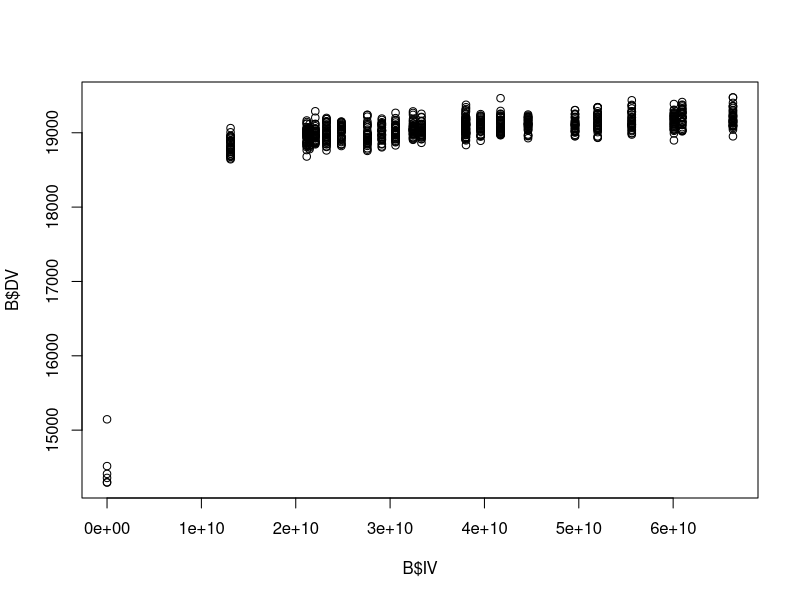

Here is the R script that generated this plot:
##########################################################################################
# Part A

# Read files
x = read.csv("A 1 1 .csv", header = T , na.string = "NULL")
y = read.csv("A 1 2 .csv", header = T, na.string = "NULL")
A = merge(x,y,by="Patientno")

# List wise deletion
A = na.omit(A)

# Linear Model
fitA = lm(formula = A$DV ~ A$IV)

# Output results
summary(fitA)
anova(fitA)

# Calculate confidence interval
confint(fitA, level = 0.99)

##########################################################################################
# Part B

# Read the file
B = read.csv("B 1 .csv")  # read csv file 

# Plot
plot(B$IV, B$DV)

# Linear model for log and factor
lnfit1 = lm(DV ~ log(IV), data = B)
lnfit2 = lm(DV ~ factor(IV), data = B)

# Analyze
aovB = aov(DV ~ log(IV), data = B)
anova(lnfit1, lnfit2)

# Output results
summary(aovB)

# Calculate confidence interval
confint(lnfit1, level = 0.99)

##########################################################################################